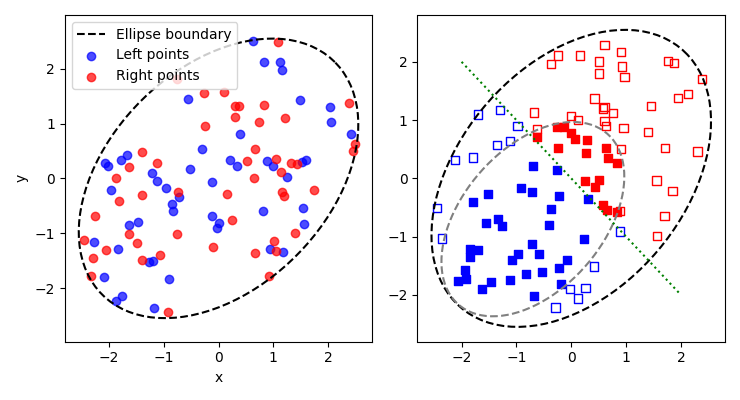

Write the Python code that produced this figure.
import numpy as np
import matplotlib.pyplot as plt
import pickle
import random

# Load from the file
with open("data4_mixed.pkl", "rb") as f:
    states, VEW = pickle.load(f)
print(VEW)

for i in range(0,50):
    if VEW[i] < 0 and VEW[i] > -10e-5:
        VEW[i] = -VEW[i] 
        
for i in range(50,100):
    if VEW[i] > 0 and VEW[i] < 10e-5:
        VEW[i] = -VEW[i]  
    
def generate_points_inside_ellipse(num_points, h, k, a, b, theta):
    """
    Generate random points inside an ellipse, ensuring 50% are on the left side (x < h)
    and 50% are on the right side (x >= h), and the points are mixed randomly.

    Args:
        num_points (int): Number of points to generate.
        h, k (float): Center of the ellipse.
        a, b (float): Semi-major and semi-minor axes of the ellipse.
        theta (float): Rotation angle of the ellipse (in radians).

    Returns:
        list: List of (x, y) points inside the ellipse.
    """
    points = []

    # Generate points randomly inside the ellipse
    while len(points) < num_points:
        # Generate random radius and angle
        r = np.sqrt(np.random.uniform(0, 1))  # Ensure uniform distribution
        angle = np.random.uniform(0, 2 * np.pi)

        # Scale to ellipse dimensions
        x = r * a * np.cos(angle)
        y = r * b * np.sin(angle)

        # Rotate by the ellipse's angle
        x_rot = h + x * np.cos(theta) - y * np.sin(theta)
        y_rot = k + x * np.sin(theta) + y * np.cos(theta)

        points.append((x_rot, y_rot))

    # Split points into left and right sides
    left_points = [p for p in points if p[0] < h]
    right_points = [p for p in points if p[0] >= h]

    # Ensure exactly 50% of points on each side
    half_points = num_points // 2
    if len(left_points) > half_points:
        left_points = left_points[:half_points]
    if len(right_points) > half_points:
        right_points = right_points[:half_points]

    # Generate additional points if needed to balance the sides
    while len(left_points) < half_points:
        r = np.sqrt(np.random.uniform(0, 1))
        angle = np.random.uniform(np.pi / 2, 3 * np.pi / 2)  # Focus on left side
        x = r * a * np.cos(angle)
        y = r * b * np.sin(angle)
        x_rot = h + x * np.cos(theta) - y * np.sin(theta)
        y_rot = k + x * np.sin(theta) + y * np.cos(theta)
        if x_rot < h:
            left_points.append((x_rot, y_rot))

    while len(right_points) < half_points:
        r = np.sqrt(np.random.uniform(0, 1))
        angle = np.random.uniform(-np.pi / 2, np.pi / 2)  # Focus on right side
        x = r * a * np.cos(angle)
        y = r * b * np.sin(angle)
        x_rot = h + x * np.cos(theta) - y * np.sin(theta)
        y_rot = k + x * np.sin(theta) + y * np.cos(theta)
        if x_rot >= h:
            right_points.append((x_rot, y_rot))

    # Combine the two halves and shuffle
    all_points = left_points + right_points
    random.shuffle(all_points)

    return all_points

def rotate_point(x, y, h, k, angle_deg):
    # Convert angle from degrees to radians
    angle_rad = np.radians(angle_deg)
    
    # Apply the inverse of the rotation matrix
    x_rot = (x - h) * np.cos(angle_rad) + (y - k) * np.sin(angle_rad)
    y_rot = -(x - h) * np.sin(angle_rad) + (y - k) * np.cos(angle_rad)
    
    return x_rot, y_rot

def is_point_outside_rotated_ellipse(x, y, h, k, a, b, angle_deg):
    # Rotate the point to the ellipse's unrotated frame
    x_rot, y_rot = rotate_point(x, y, h, k, angle_deg)
    
    # Check if the rotated point lies inside the unrotated ellipse
    ellipse_value = (x_rot**2) / a**2 + (y_rot**2) / b**2
    
    # Return True if the point is inside or on the ellipse, else False
    return ellipse_value > 1

# Ellipse parameters
h, k = 0, 0  # Center
a, b = 3, 2  # Semi-major and semi-minor axes
theta = np.pi / 4  # Rotation angle

# Number of points
num_points = len(VEW)  # Length of VEW

# Generate points inside the ellipse
points = generate_points_inside_ellipse(num_points, h, k, a, b, theta)
left_points = [point for point in points[:50]]
right_points = [point for point in points[50:]]


# Plotting
fig, axs = plt.subplots(1, 2, figsize=(7.4, 4))

# Subplot 1: Separate into left and right halves
ellipse_theta = np.linspace(0, 2 * np.pi, 100)
ellipse_x = h + a * np.cos(ellipse_theta) * np.cos(theta) - b * np.sin(ellipse_theta) * np.sin(theta)
ellipse_y = k + a * np.cos(ellipse_theta) * np.sin(theta) + b * np.sin(ellipse_theta) * np.cos(theta)

axs[0].plot(ellipse_x, ellipse_y, color="black", linestyle="--", label="Ellipse boundary")
axs[0].scatter(*zip(*left_points), color="blue", label="Left points", alpha=0.7)
axs[0].scatter(*zip(*right_points), color="red", label="Right points", alpha=0.7)
#axs[0].axvline(h, color="green", linestyle=":", label="Split Line")
axs[0].legend()
#axs[0].set_title("Separation by Left and Right")
axs[0].set_xlabel("x")
axs[0].set_ylabel("y")
axs[0].axis("equal")


# Subplot 2: Color points based on VEW values
outer_values = VEW[50:]  # Values for the outer ellipse
inner_values = VEW[:50]  # Values for the inner ellipse

positive_count = sum(1 for x in outer_values if x > 0)
print(f"Number of positive elements outer: {positive_count}")
positive_count = sum(1 for x in inner_values if x > 0)
print(f"Number of positive elements inner: {positive_count}")

# Outer ellipse parameters
h_outer, k_outer = 0, 0  # Center
a_outer, b_outer = 3, 2  # Semi-major and semi-minor axes
theta_outer = np.pi / 4  # Rotation angle (45 degrees)

# Inner ellipse parameters
h_inner, k_inner = -0.7, -0.7  # Center
a_inner, b_inner = 2, 1.25  # Semi-major and semi-minor axes
theta_inner = np.pi / 4  # Rotation angle (45 degrees)

# Function to rotate and translate points
def rotate_and_translate(x, y, angle, h, k):
    x_rot = x * np.cos(angle) - y * np.sin(angle) + h
    y_rot = x * np.sin(angle) + y * np.cos(angle) + k
    return x_rot, y_rot

# Initialize points
positive_points_outer = []
negative_points_outer = []
positive_points_inner = []
negative_points_inner = []

# Generate random points for the outer ellipse      
for value in outer_values:
    while True:
        # Generate random x and y within the outer ellipse bounds
        x = np.random.uniform(-a_outer, a_outer)
        y = np.random.uniform(-b_outer, b_outer)
        if ((x**2 / a_outer**2 + y**2 / b_outer**2) < 1):   
            # Rotate and translate the point
            x_rot, y_rot = rotate_and_translate(x, y, theta_outer, h_outer, k_outer)
            if is_point_outside_rotated_ellipse(x_rot, y_rot, h_inner, k_inner, a_inner, b_inner, 45):
                # Check placement above/below the line y = -x
                if value < 0 and y_rot > -x_rot:  # Negative values above the line
                    negative_points_outer.append((x_rot, y_rot))
                    break
                elif value > 0 and y_rot < -x_rot:  # Positive values below the line
                    positive_points_outer.append((x_rot, y_rot))
                    break


# Generate random points for the inner ellipse
for value in inner_values:
    while True:
        # Generate random x and y within the inner ellipse bounds
        x = np.random.uniform(-a_inner, a_inner)
        y = np.random.uniform(-b_inner, b_inner)
        if (x**2 / a_inner**2 + y**2 / b_inner**2) < 1:  # Within the inner ellipse
            # Rotate and translate the point
            x_rot, y_rot = rotate_and_translate(x, y, theta_inner, h_inner, k_inner)
            # Check placement above/below the line y = -x
            if value < 0 and y_rot > -x_rot:  # Negative values above the line
                negative_points_inner.append((x_rot, y_rot))
                break
            elif value > 0 and y_rot < -x_rot:  # Positive values below the line
                positive_points_inner.append((x_rot, y_rot))
                break


# Plot the positive and negative points in the outer ellipse
if positive_points_outer:
    x_pos_outer, y_pos_outer = zip(*positive_points_outer)
    axs[1].scatter(x_pos_outer, y_pos_outer, color="blue", marker='s',facecolors='none')
if negative_points_outer:
    x_neg_outer, y_neg_outer = zip(*negative_points_outer)
    axs[1].scatter(x_neg_outer, y_neg_outer, color="red", marker='s',facecolors='none')

# Plot the positive and negative points in the inner ellipse
if positive_points_inner:
    x_pos_inner, y_pos_inner = zip(*positive_points_inner)
    axs[1].scatter(x_pos_inner, y_pos_inner, color="blue", marker='s')
if negative_points_inner:
    x_neg_inner, y_neg_inner = zip(*negative_points_inner)
    axs[1].scatter(x_neg_inner, y_neg_inner, color="red", marker='s')

# Plot the outer ellipse boundary
theta_vals = np.linspace(0, 2 * np.pi, 100)
x_outer = a_outer * np.cos(theta_vals)
y_outer = b_outer * np.sin(theta_vals)
x_outer_rot, y_outer_rot = rotate_and_translate(x_outer, y_outer, theta_outer, h_outer, k_outer)
axs[1].plot(x_outer_rot, y_outer_rot, color="black", linestyle="--", label="Outer ellipse")

# Plot the inner ellipse boundary
x_inner = a_inner * np.cos(theta_vals)
y_inner = b_inner * np.sin(theta_vals)
x_inner_rot, y_inner_rot = rotate_and_translate(x_inner, y_inner, theta_inner, h_inner, k_inner)
axs[1].plot(x_inner_rot, y_inner_rot, color="gray", linestyle="--", label="Inner ellipse")

# Plot the line y = -x
x_line = np.linspace(-2, 2, 2)
y_line = -x_line
axs[1].plot(x_line, y_line, color="green", linestyle=":", label="y = -x")

plt.tight_layout()
plt.savefig("plot_mixed_VEW.png")
plt.savefig("plot_mixed_VEW.eps")
plt.show()
